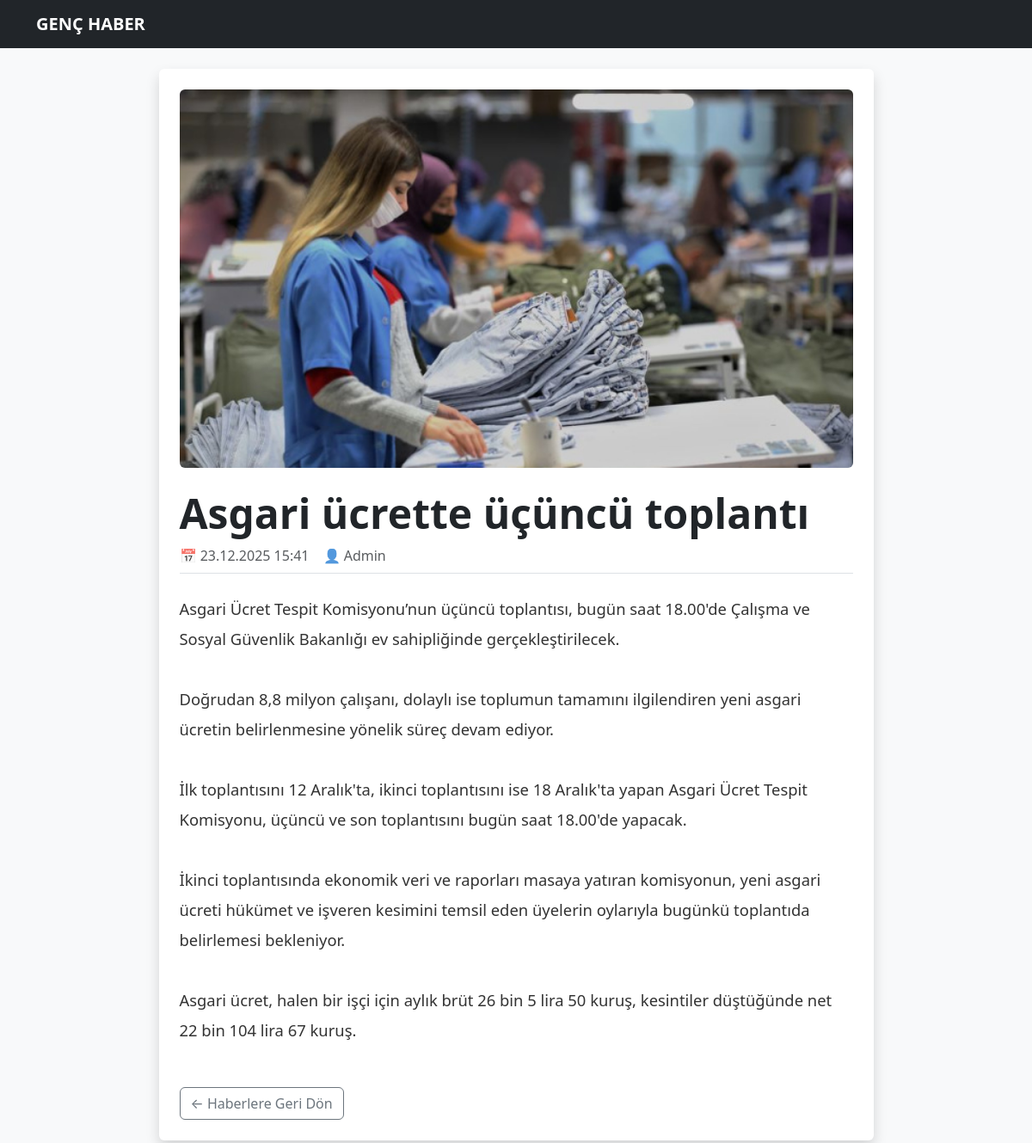
Screenshot of /haber_detay.php?id=4 with the database file from the repository.
### tables this page shows
CREATE TABLE IF NOT EXISTS `haberler` (
  `id` int NOT NULL AUTO_INCREMENT,
  `baslik` varchar(255) DEFAULT NULL,
  `icerik` text,
  `resim` varchar(255) DEFAULT NULL,
  `tarih` timestamp NULL DEFAULT CURRENT_TIMESTAMP,
  PRIMARY KEY (`id`)
);

### haber_detay.php (the view, shortened to what this page needs)
<?php
include 'baglan.php';
if (isset($_GET['id'])) {
    $id = mysqli_real_escape_string($baglan, $_GET['id']);
    $sorgu = mysqli_query($baglan, "SELECT * FROM haberler WHERE id = '$id'");
    $haber = mysqli_fetch_assoc($sorgu);
} else {
    header("Location: index.php");
    exit();
}
?>
<!DOCTYPE html>
<html lang="tr">
<head>
    <link href="https://cdn.jsdelivr.net/npm/bootstrap@5.3.0/dist/css/bootstrap.min.css" rel="stylesheet">
</head>
<body class="bg-light">
<nav class="navbar navbar-dark bg-dark mb-4">
    <div class="container">
        <a class="navbar-brand fw-bold" href="index.php">GENÇ HABER</a>
    </div>
</nav>
<div class="container pb-5">
    <div class="row justify-content-center">
        <div class="col-md-9">
            <div class="card shadow border-0 p-4">
                <?php if (!empty($haber['resim'])): ?>
                    <img src="img/<?php echo $haber['resim']; ?>" class="img-fluid rounded mb-4" alt="Haber Görseli" style="width: 100%; max-height: 500px; object-fit: cover;">
                <?php endif; ?>
                <h1 class="display-5 fw-bold text-dark"><?php echo $haber['baslik']; ?></h1>
                <div class="d-flex text-muted mb-4 border-bottom pb-2">
                    <span class="me-3">📅 <?php echo date("d.m.Y H:i", strtotime($haber['tarih'])); ?></span>
                    <span>👤 Admin</span>
                </div>
                <div class="haber-metni" style="font-size: 1.15rem; line-height: 1.9; color: #333;">
                    <?php echo nl2br($haber['icerik']); ?>
                </div>
                <div class="mt-5">
                    <a href="index.php" class="btn btn-outline-secondary">← Haberlere Geri Dön</a>
                </div>
            </div>
        </div>
    </div>
</div>
</body>
</html>

### rows the page displays
haberler: resim (picture), baslik "Asgari ücrette üçüncü toplantı", tarih "23.12.2025 15:41", icerik "Asgari Ücret Tespit Komisyonu’nun üçüncü toplantısı, bugün saat 18.00'de Çalışma ve Sosyal Güvenlik Bakanlığı ev sahipliğinde gerçekleştirilecek. Doğrudan 8,8 milyon çalışanı, dolaylı ise toplumun tamamını ilgilendiren yeni asgari ücretin belirlenmesine yönelik süreç devam ediyor. İlk toplantısını 12 Aralık'ta, ikinci toplantısını ise 18 Aralık'ta yapan Asgari Ücret Tespit Komisyonu, üçüncü ve son toplantısını bugün saat 18.00'de yapacak. İkinci toplantısında ekonomik veri ve raporları masaya yatıran komisyonun, yeni asgari ücreti hükümet ve işveren kesimini temsil eden üyelerin oylarıyla bugünkü toplantıda belirlemesi bekleniyor. Asgari ücret, halen bir işçi için aylık brüt 26 bin 5 lira…"
